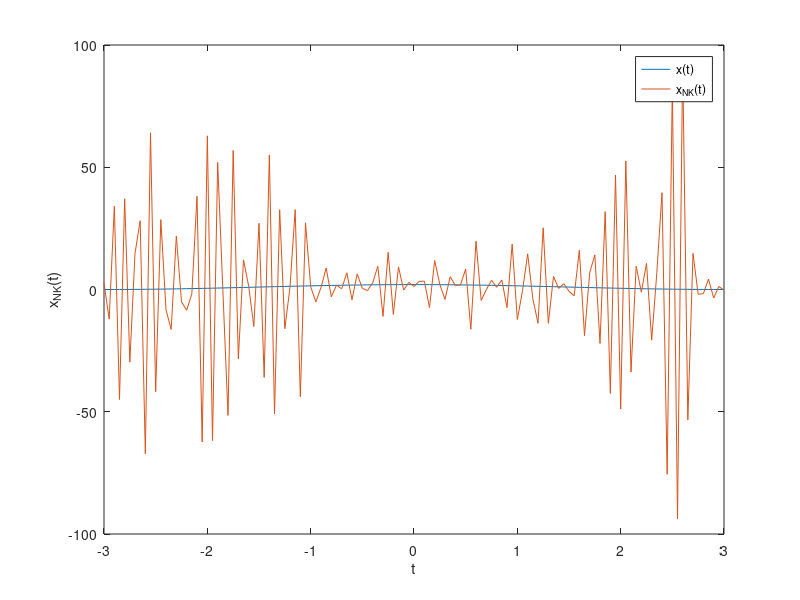
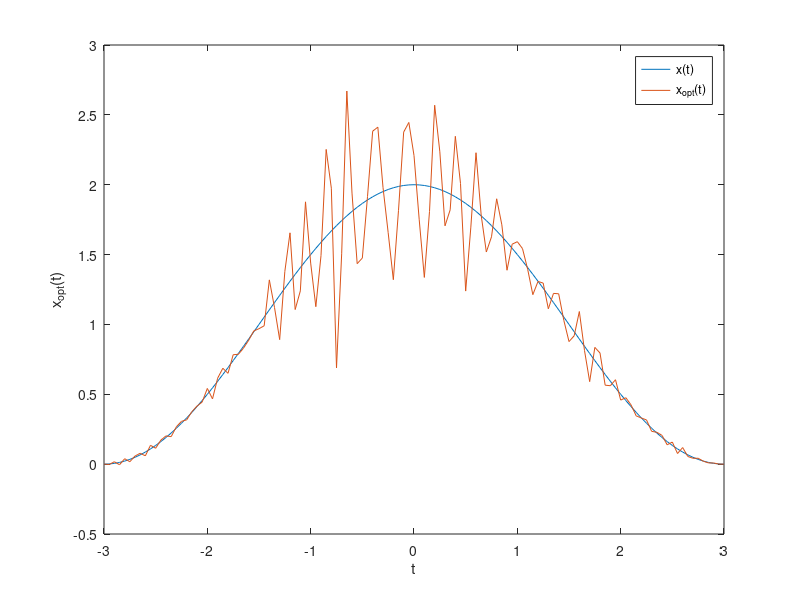
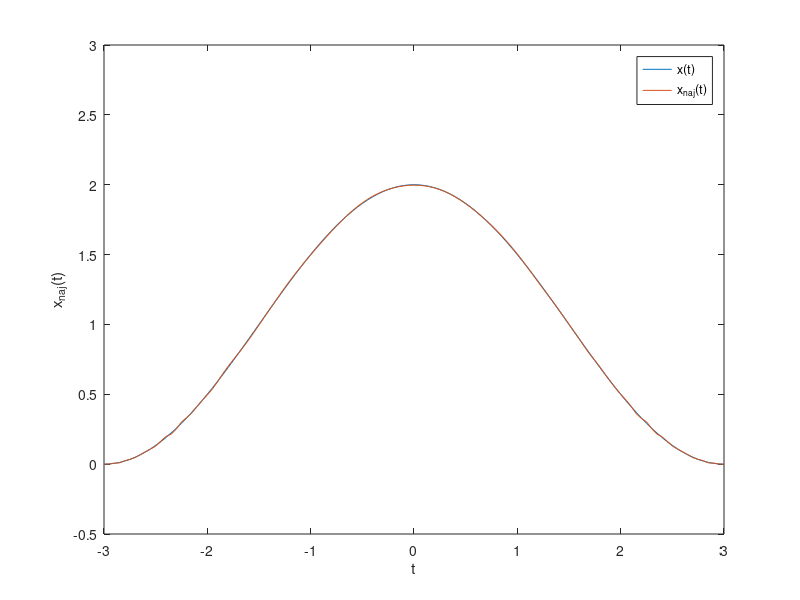

Write MATLAB code to recreate these figures, in order.
function phillips_eq
  m=150; n=121;
  for i=1:m
    s(i)=-5.925 + (i-1) * 11.85/(m-1);     
  end
  for j=1:n
    t(j)=-3 + (j-1) * 6/(n-1);    
  end
  for i=1:m
    y(i)=1/6 * ( (6-abs(s(i)))*(1+ 1/2 * cos((pi*s(i))/3)) + 9/(2*pi) * sin((pi*abs(s(i)))/3) );
  end
  for j=1:n
    x(j)=1 + cos((pi*t(j))/3);    
  end
  
  for i=1:m
    if abs(t(1)-s(i))<=3
      K(i,1)= 3/(n-1) * ( 1/6 * ( 1 + cos( (pi*(t(j)-s(i)))/3 ) ) );
    else
      K(i,1)=0;
    end
    if abs(t(n)-s(i))<=3
      K(i,n)=3/(n-1) * ( 1/6 * ( 1 + cos( (pi*(t(j)-s(i)))/3 ) ) );
    else
      K(i,n)=0;
    end
  end
  
  for i=1:m
    for j=2:(n-1)
      K(i,j)=6/(n-1);
      if abs(t(j)-s(i))<=3
        K(i,j)=K(i,j)*( 1/6 * ( 1 + cos( (pi*(t(j)-s(i)))/3 ) ) );
      else
        K(i,j)=0;
      end
    end
  end
  
  for i=1:m
    zeta(i)=1e-4 * y(i);    
  end
  S=diag(zeta);
  
  eta=normrnd(0,1,[1,m]); eta=eta';
  y=y';
  A=inv(S)*K; 
  b=inv(S)*y+eta;
  
  rangA=rank(A);
  [mA,nA]=size(A);
  [mb,nb]=size(b);
  
  [U,S,V]=svd(A);
  xNK=V*inv(S(1:n,:))*U(:,1:n)' *b;
  
  x=x'; 
  normxNK=norm(A*xNK-b)
  normdiff=norm(xNK-x)
  
  figure(1)
  plot(-3:6/(n-1):3,x,-3:6/(n-1):3,xNK)
  axis([-3 3 -100 100])
  xlabel('t')
  ylabel('x_{NK}(t)')
  legend('x(t)','x_{NK}(t)')
  
  %-----------------------------------------------------------------------------
  %                         regularisation considered
  %-----------------------------------------------------------------------------
  lambdaopt=0.748;
  In=eye(n);
  for j=1:n
    yopt(j)=1/6 * ( (6-abs(t(j)))*(1+ 1/2 * cos((pi*t(j))/3)) + 9/(2*pi) * sin((pi*abs(t(j)))/3) );
  end
  Aopt=[A;lambdaopt*In]; 
  yopt=yopt';
  bopt=[b;lambdaopt*yopt];
    
  [Uopt,Sopt,Vopt]=svd(Aopt);
  [mUopt,nUopt]=size(Uopt)
  [mSopt,nSopt]=size(Sopt)
  [mVopt,nVopt]=size(Vopt)
  xopt=Vopt*inv(Sopt(1:n,:))*Uopt(:,1:n)'*bopt;
  xopt=xopt'; 
  normxopt=norm(A*xopt'-b)
  normdiffopt=norm(xopt' -x)
  figure(2)
  plot(-3:6/(n-1):3,x,-3:6/(n-1):3,xopt)
  axis([-3 3 -0.5 3])
  xlabel('t')
  ylabel('x_{opt}(t)')
  legend('x(t)','x_{opt}(t)')
  
  %-----------------------------------------------------------------------------
  %                         statistical lambda
  %-----------------------------------------------------------------------------
  lambdanaj=77.5;
  Anaj=[A;lambdanaj*In]; 
  bnaj=[b;lambdanaj*yopt];
    
  [Unaj,Snaj,Vnaj]=svd(Anaj);
  xnaj=Vnaj*inv(Snaj(1:n,:))*Unaj(:,1:n)'*bnaj;
  xnaj=xnaj'; 
  normxnaj=norm(A*xnaj'-b)
  normdiffnaj=norm(xnaj' -x)
  figure(3)
  plot(-3:6/(n-1):3,x,-3:6/(n-1):3,xnaj)
  axis([-3 3 -0.5 3])
  xlabel('t')
  ylabel('x_{naj}(t)')
  legend('x(t)','x_{naj}(t)')
end
